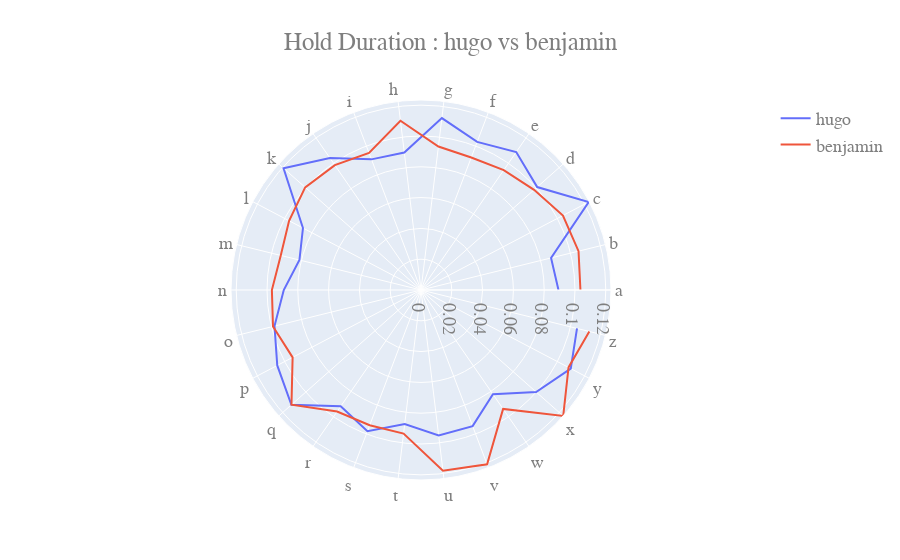

Write notebook code for a chart like this one.
### Code cell
def performance_polygon(Username, criterias):
        colors = ["blue", "red", "green", "orange", "brown", "deeppink","sienna",
                "gold", "olivedrab", "mediumspringgreen", "navy", "plum", "cadetblue", "darkmagenta"
                , "black"]
        fig = go.Figure()
        for i in range (0,len(Username)):
            user = pd.read_csv(path_reference+Username[i]+".csv",  sep=";", names=columns_ref, encoding = "ISO-8859-1")
            user = user.reset_index(drop=True)
            user = user.drop([0])
            user = user.reset_index(drop=True)
            user["HD_mean"] = pd.to_numeric(user["HD_mean"], downcast="float")

            user = user.sort_values("Key")
            a = getPosa(user)
            values1 = user.iloc[a:a+26, 2]
            
            fig.add_trace(go.Scatterpolar(
                r=values1,
                theta=criterias,
                name=Username[i]
            ))
        name = ""
        for i in Username:
            name += i + " vs "
        size = len(name)
        name = name[:size - 3]
        fig.update_layout(
            title="Hold Duration : "+ name,
            xaxis_title="x Axis Title",
            yaxis_title="y Axis Title",
            font=dict(
                family="Courier New, monospace",
                size=18,
                color="#7f7f7f"
            )
        )   
        fig.update_layout(title_text="Hold Duration : "+ name, title_x=0.5) 
        fig.show()

            
        

criterias = listAlphabet()
print(criterias)
performance_polygon(["hugo", "benjamin"], criterias)

### Figure 1 — Plotly figure (JSON) as saved in the notebook; plotly's stock layout.template omitted (floating-point values rounded to 4 significant figures)
{"data": [{"name": "hugo", "r": [0.08929, 0.087, 0.123, 0.1008, 0.1089, 0.1029, 0.1125, 0.08992, 0.09073, 0.1042, 0.1193, 0.08658, 0.08131, 0.08912, 0.09799, 0.1054, 0.1124, 0.09181, 0.09813, 0.08768, 0.09523, 0.09454, 0.08224, 0.09988, 0.1098, 0.1043], "theta": ["a", "b", "c", "d", "e", "f", "g", "h", "i", "j", "k", "l", "m", "n", "o", "p", "q", "r", "s", "t", "u", "v", "w", "x", "y", "z"], "type": "scatterpolar"}, {"name": "benjamin", "r": [0.1035, 0.1054, 0.1041, 0.0981, 0.0946, 0.09205, 0.09388, 0.1107, 0.09519, 0.09849, 0.1005, 0.09676, 0.09381, 0.09683, 0.099, 0.09416, 0.1124, 0.0959, 0.09395, 0.09393, 0.1183, 0.121, 0.09385, 0.1234, 0.1082, 0.1126], "theta": ["a", "b", "c", "d", "e", "f", "g", "h", "i", "j", "k", "l", "m", "n", "o", "p", "q", "r", "s", "t", "u", "v", "w", "x", "y", "z"], "type": "scatterpolar"}], "layout": {"font": {"color": "#7f7f7f", "family": "Courier New, monospace", "size": 18}, "title": {"text": "Hold Duration : hugo vs benjamin ", "x": 0.5}, "xaxis": {"title": {"text": "x Axis Title"}}, "yaxis": {"title": {"text": "y Axis Title"}}}}
